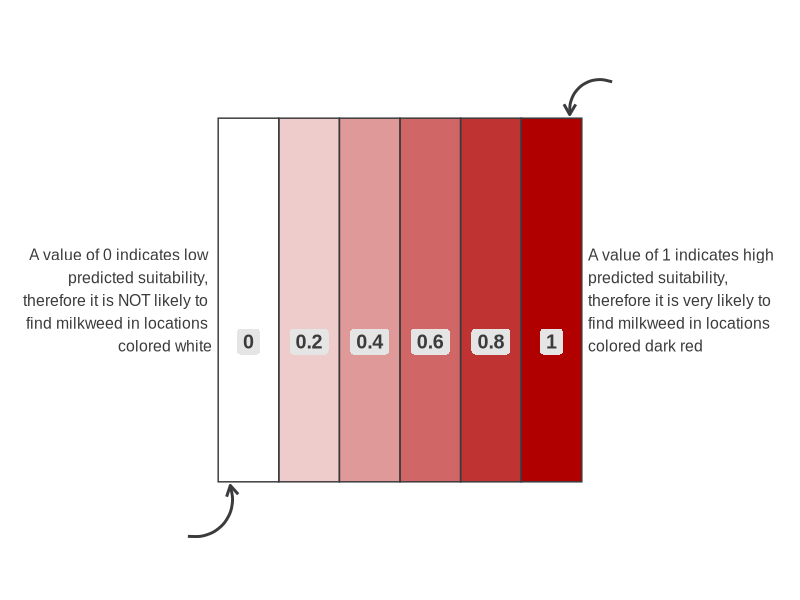
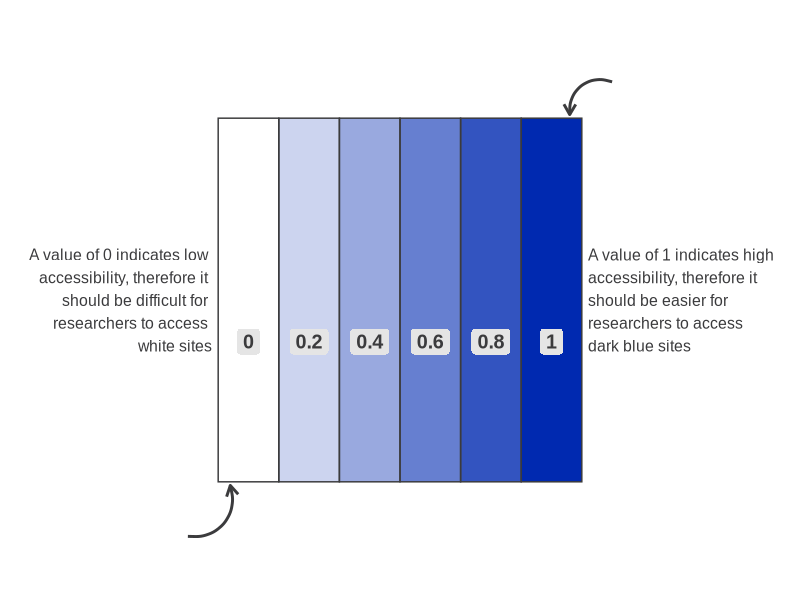
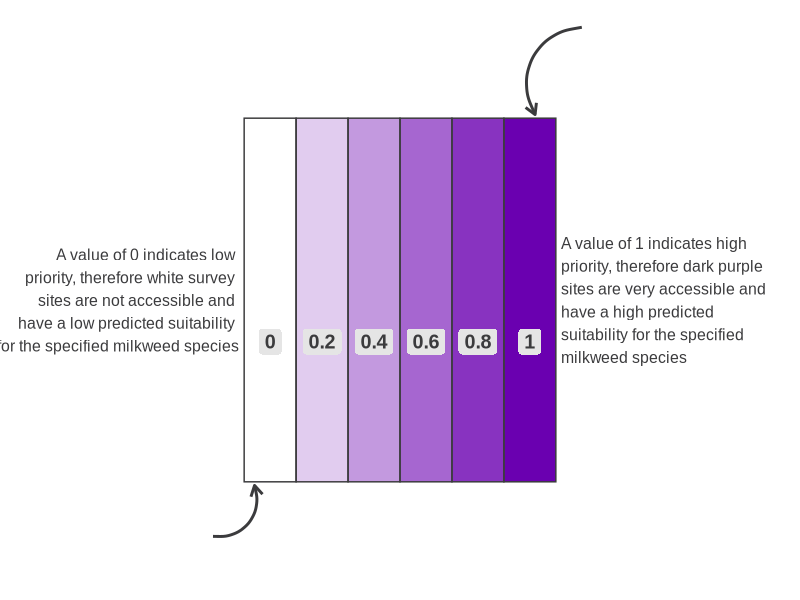
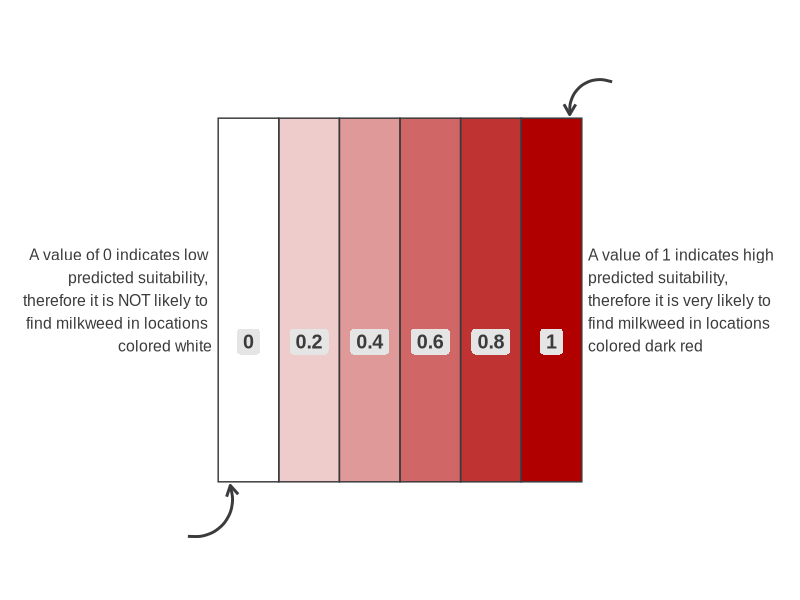
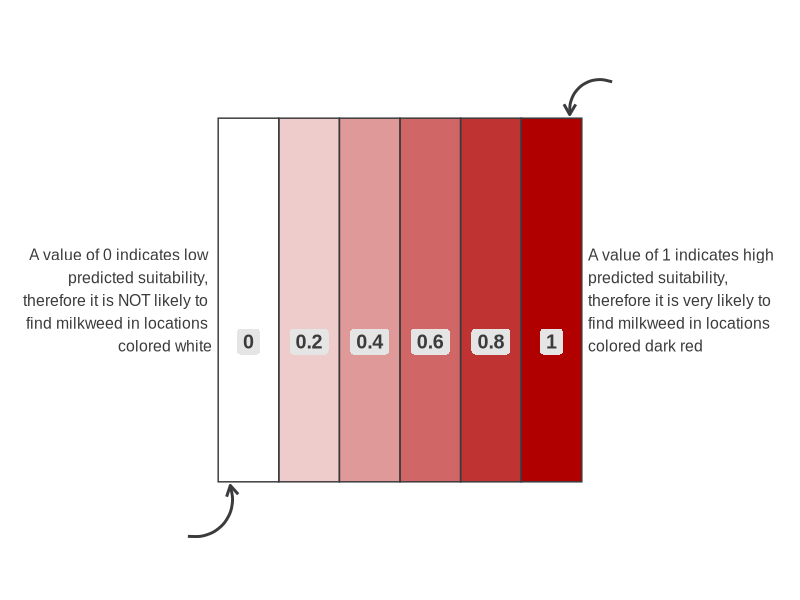
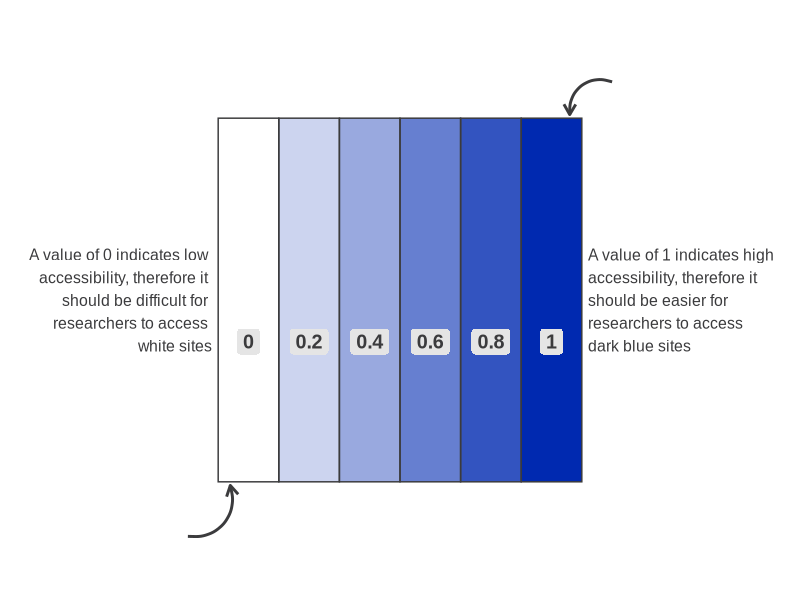
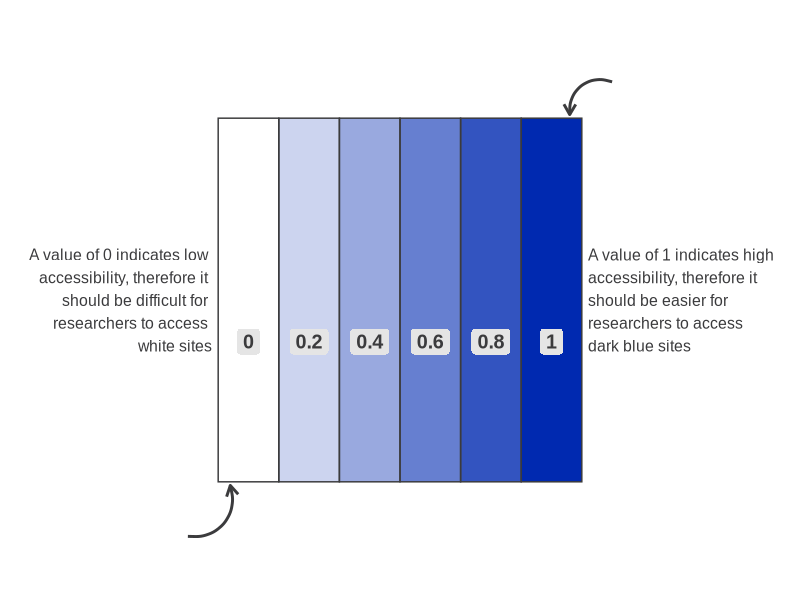
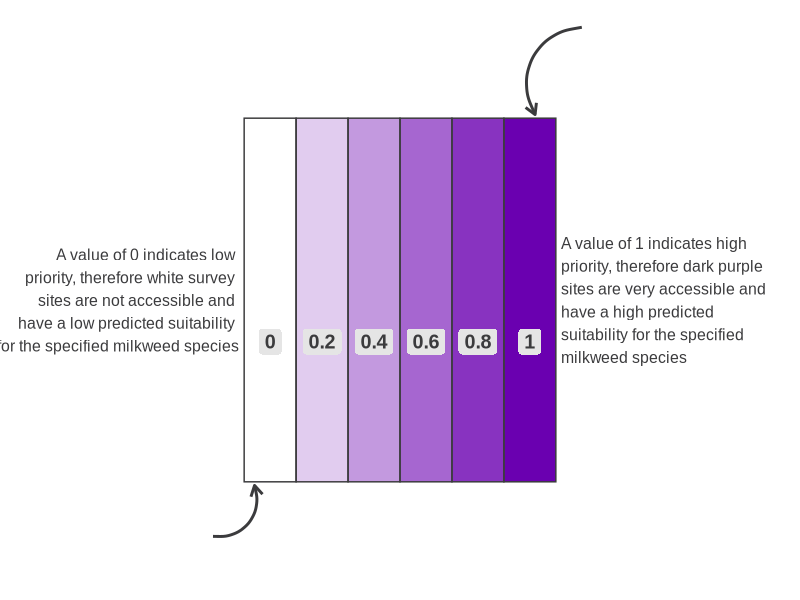

The R script that drew these images, in order:
## ---- chunk 1
library(tidyverse)
library(here)
## ---- chunk 2
# define color palette ----
reds <- c("#B00000", "#C03333", "#D06666", "#DF9999", "#EFCCCC", "#FFFFFF")

# create dataframe of positions and values of suitability that will be displayed ----
legend_suit_df <- tibble(pos = c(0, 1, 2, 3, 4, 5),
                    suitability = c("0","0.2","0.4","0.6","0.8", "1"))

# create suitability legend ----
legend_suitability <- ggplot(data = legend_suit_df) + 
  
  # add equal height/width rectangles to the plot, using the pos column to designate each position on the x axis. Each rectangle is filled with a color based on the pre-defined suitability values ----
  geom_rect(aes(xmin = pos, xmax = pos + 1, 
                ymin = 0.35, ymax = 0.55, fill = suitability), size = 6) + 
  
  # add border to rectangles ----
  geom_rect(aes(xmin = pos, xmax = pos + 1, 
                ymin = 0.35, ymax = 0.55), 
            color = "#3B3B3D", fill = NA) +
  
  # Add suitability labels in the center of each rectangle with a light grey background ----
  geom_label(aes(x = pos + 0.5, y = 0.42, label = suitability), 
            family = "arial", color = "#3B3B3D", fill = "grey90", 
            label.size = NA, size = 5, 
            hjust = 0.5, vjust = 0, fontface = "bold") + 
  
  # add arrows and annotations ----
  
  # right arrow ----
  annotate(
    geom = "curve",
    x = 6.5, xend = 5.8,
    y = .57, yend = .552,
    curvature = 0.6,
    arrow = arrow(length = unit(0.3, "cm")),
    linewidth = 1,
    color = "#3B3B3D"
  ) +
  # label right arrow (high suitability) ----
  annotate(
    geom = "text",
    x = 6.1, y = .45,
    label = "A value of 1 indicates high \npredicted suitability,\ntherefore it is very likely to \nfind milkweed in locations \ncolored dark red",
    color = "#3B3B3D",
    size = 4,
    family = "arial",
    #fontface = 2,
    hjust = "outward"
  ) +
  # left arrow ----
  annotate(
    geom = "curve",
    x = -.5, xend = 0.2,
    y = .32, yend = .348,
    curvature = 0.6,
    arrow = arrow(length = unit(0.3, "cm")),
    linewidth = 1,
    color = "#3B3B3D"
  ) +
  # label left arrow (low suitability) ----
  annotate(
    geom = "text",
    x = -0.1, y = .45,
    label = "A value of 0 indicates low \npredicted suitability, \ntherefore it is NOT likely to \nfind milkweed in locations \ncolored white",
    color = "#3B3B3D",
    size = 4,
    family = "arial",
    #fontface = 2,
    hjust = "outward"
  ) +
  # manually set the color scale for the rectangles to the reverse of the previously defined color palette ----
  scale_fill_manual(values = rev(reds)) +
  
  # set the limits of the y axis and x axis ----
  scale_y_continuous(limits = c(0.3,0.6)) + 
  scale_x_continuous(limits = c(-3,9)) + 
  
  # remove any and all legends ----
  guides(color = "none", fill = "none") + 
  
  # add the theme "void" to remove axis labels, lines, tickmarks, and grid lines ----
  theme_void() 

legend_suitability
## ---- chunk 3
# define color palette ----
blues <- c("#0029B0", "#3354C0", "#667FD0", "#99A9DF", "#CCD4EF", "#FFFFFF")

# create dataframe of positions and values of accessibility that will be displayed ----
legend_access_df <- tibble(pos = c(0, 1, 2, 3, 4, 5),
                    accessibility = c("0","0.2","0.4","0.6","0.8", "1"))

# create accessibility legend ----
legend_access <- ggplot(data = legend_access_df) + 
  
  # add equal height/width rectangles to the plot, using the pos column to designate each position on the x axis. Each rectangle is filled with a color based on the accessibility values ----
  geom_rect(aes(xmin = pos, xmax = pos + 1, 
                ymin = 0.35, ymax = 0.55, fill = accessibility), size = 6) + 
  
  # add border to the rectangles ----
  geom_rect(aes(xmin = pos, xmax = pos + 1, 
                ymin = 0.35, ymax = 0.55), 
            color = "#3B3B3D", fill = NA) +
  
  # Add accessibility index labels in the center of each rectangle with a light grey background ----
  geom_label(aes(x = pos + 0.5, y = 0.42, label = accessibility), 
            family = "arial", color = "#3B3B3D", fill = "grey90", 
            label.size = NA, size = 5, 
            hjust = 0.5, vjust = 0, fontface = "bold") + 
  
  # add arrows and annotations ----

  # right arrow ----
  annotate(
    geom = "curve",
    x = 6.5, xend = 5.8,
    y = .57, yend = .552,
    curvature = 0.6,
    arrow = arrow(length = unit(0.3, "cm")),
    linewidth = 1,
    color = "#3B3B3D"
  ) +
  # label right arrow (high accessibility) ----
  annotate(
    geom = "text",
    x = 6.1, y = .45,
    label = "A value of 1 indicates high \naccessibility, therefore it \nshould be easier for \nresearchers to access \ndark blue sites",
    color = "#3B3B3D",
    size = 4,
    family = "arial",
    #fontface = 2,
    hjust = "outward"
  ) +
  # left arrow ----
  annotate(
    geom = "curve",
    x = -.5, xend = 0.2,
    y = .32, yend = .348,
    curvature = 0.6,
    arrow = arrow(length = unit(0.3, "cm")),
    linewidth = 1,
    color = "#3B3B3D"
  ) +
  # label left arrow (low suitability) ----
  annotate(
    geom = "text",
    x = -0.1, y = .45,
    label = "A value of 0 indicates low \naccessibility, therefore it \nshould be difficult for \nresearchers to access \nwhite sites",
    color = "#3B3B3D",
    size = 4,
    family = "arial",
    #fontface = 2,
    hjust = "outward"
  ) +
  # manually set the color scale for the rectangles to the reverse of the previously defined color palette ----
  scale_fill_manual(values = rev(blues)) +
  
  # set the limits of the y axis and the x axis ----
  scale_y_continuous(limits = c(0.3,0.6)) + 
  scale_x_continuous(limits = c(-3,9)) + 
  
  # remove any and all legends ----
  guides(color = "none", fill = "none") + 
  
  # add the theme "void" to remove axis labels, lines, tickmarks, and grid lines ----
  theme_void() 

legend_access
## ---- chunk 4
# define color palette ----
purples <- c("#6A00B0", "#8833C0","#A666D0", "#C399DF", "#E1CCEF", "#FFFFFF")

# create dataframe of positions and values of priority that will be displayed ----
legend_priority_df <- tibble(pos = c(0, 1, 2, 3, 4, 5),
                    priority = c("0","0.2","0.4","0.6", "0.8", "1"))

# create priority legend ----
legend_priority <- ggplot(data = legend_priority_df) + 
  
  # add equal height/width rectangles to the plot, using the pos column to designate each position on the x axis. ----
  geom_rect(aes(xmin = pos, xmax = pos + 1, 
                ymin = 0.35, ymax = 0.55, fill = priority), size = 6) + 
  
  # add border ----
  geom_rect(aes(xmin = pos, xmax = pos + 1, 
                ymin = 0.35, ymax = 0.55), 
            color = "#3B3B3D", fill = NA) +
  
  # Add priority labels in the center of each rectangle with a light grey background ----
  geom_label(aes(x = pos + 0.5, y = 0.42, label = priority), 
            family = "arial", color = "#3B3B3D", fill = "grey90", 
            label.size = NA, size = 5, 
            hjust = 0.5, vjust = 0, fontface = "bold") + 
  
  # add arrows and annotations ----

  # right arrow ----
  annotate(
    geom = "curve",
    x = 6.5, xend = 5.6,
    y = .60, yend = .552,
    curvature = 0.6,
    arrow = arrow(length = unit(0.3, "cm")),
    linewidth = 1,
    color = "#3B3B3D"
  ) +
  # label right arrow (high priority) ----
  annotate(
    geom = "text",
    x = 6.1, y = .45,
    label = "A value of 1 indicates high \npriority, therefore dark purple \nsites are very accessible and \nhave a high predicted \nsuitability for the specified \nmilkweed species",
    color = "#3B3B3D",
    size = 4,
    family = "arial",
    #fontface = 2,
    hjust = "outward"
  ) +
  # left arrow ----
  annotate(
    geom = "curve",
    x = -.6, xend = 0.2,
    y = .32, yend = .348,
    curvature = 0.6,
    arrow = arrow(length = unit(0.3, "cm")),
    linewidth = 1,
    color = "#3B3B3D"
  ) +
  # label left arrow (low priority) ----
  annotate(
    geom = "text",
    x = -0.1, y = .45,
    label = "A value of 0 indicates low \npriority, therefore white survey \nsites are not accessible and \nhave a low predicted suitability \nfor the specified milkweed species",
    color = "#3B3B3D",
    size = 4,
    family = "arial",
    #fontface = 2,
    hjust = "outward"
  ) +
  # manually set the color scale for the rectangles to the reverse of the previously defined color palette ----
  scale_fill_manual(values = rev(purples)) +
  
  # set the limits of the y axis and the x axis ----
  scale_y_continuous(limits = c(0.3,0.6)) + 
  scale_x_continuous(limits = c(-4,10)) + 
  
  # remove any and all legends ----
  guides(color = "none", fill = "none") + 
  
  # add the theme "void" to remove axis labels, lines, tickmarks, and grid lines ----
  theme_void() 

legend_priority
## ---- chunk 5
# save suitability legend
ggsave(here("~/../../capstone/milkweedmod/outputs/sdm_outputs/suitability_legend.png"), plot = legend_suitability,
       width = 8, height = 1.5)
# save suitability legend in GitHub
ggsave(here("outputs/dashboard/suitability_legend.png"), plot = legend_suitability,
       width = 8, height = 1.5)

# save accessibility legend
ggsave(here("~/../../capstone/milkweedmod/outputs/site_accessibility_outputs/accessibility_legend.png"), plot = legend_access,
       width = 8, height = 1.5)
# save accessibility legend in GitHub
ggsave(here("outputs/dashboard/accessibility_legend.png"), plot = legend_access,
       width = 8, height = 1.5)

# save priority legend
ggsave(here("~/../../capstone/milkweedmod/outputs/priority_sites_outputs/priority_legend.png"), plot = legend_priority,
       width = 8, height = 1.5)
# save priority legend in GitHub
ggsave(here("outputs/dashboard/priority_legend.png"), plot = legend_priority,
       width = 8, height = 1.5)
